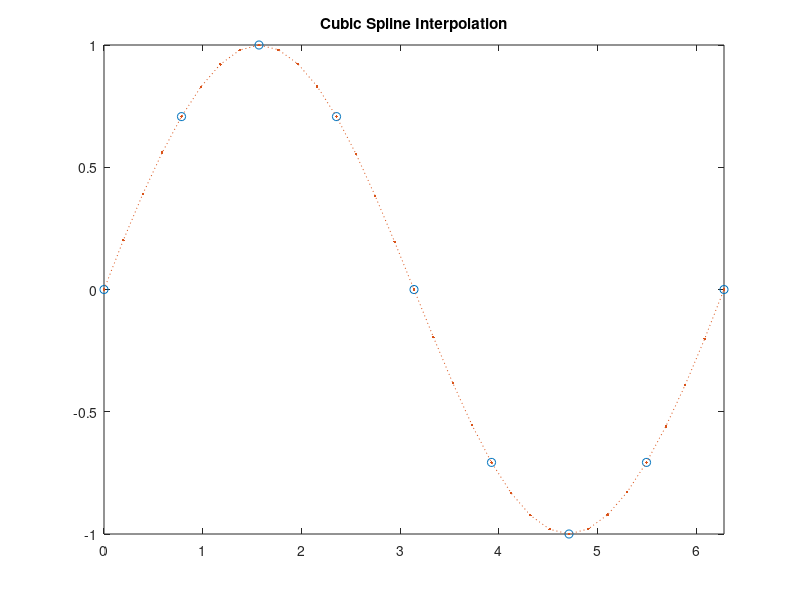

MATLAB code for this plot:
% CUBIC SPLINES 

% On each interval [xi-1, xi], s(x) will be a cubic ai +
% bix + cix2 + dix3. A cubic spline is represented in a computer as a list 
% of the ai, bi, ci, and di coefficients along with a list of the xi nodes. 
% We therefore have n intervals, n + 1 data points, and 4n unknown coefficients, 
% ai, bi, ci, di, i = 1,..., n.

% How to find the coefficients?

% First observe that the interpolating conditions plus continuity at the
% interior nodes implies 2n conditions on the coefficients:
% yi = ai+bixi+cixi2+dixi3 i = 1,...,n
% yi = ai+1+bi+1xi+ci+1ci2+di+1xi3, i =0,...,n-1
% This conditions also mean that the polynomial pieces must connect each
% other

% Since the approximations is to be C2 at the interior of the nodes . The
% first and the second derivatives must agree at the nodes, implying 2n-2
% conditions to be hold
% bi+2cixi+3dixi^2 = bi+1+2ci+1xi+3di+1xi^2, i = 1,...,n-1
% 2ci + 6dixi = 2ci+1 + 6 di+1xi, i = 1,...,n-1

% Therefore we have 4n-2 conditions and 4n unknown parameters 

% In order to find the 4n unknown parameters we need twho more conditions,
% this conditions are such that s'(x0) = s'(xn) = 0;


% Use the buil-in function to cubic interpolation
x = 0:pi/4:2*pi;   % The vector of x
v = sin(x);        % The corresponding values of y
xq = 0:pi/16:2*pi; % Coordinates of the query points

vq = spline(x,v,xq); % Linear Interpolation

% Show the picture
plot(x,v,'o',xq,vq,':.');
xlim([0 2*pi]);
title('Cubic Spline Interpolation');

